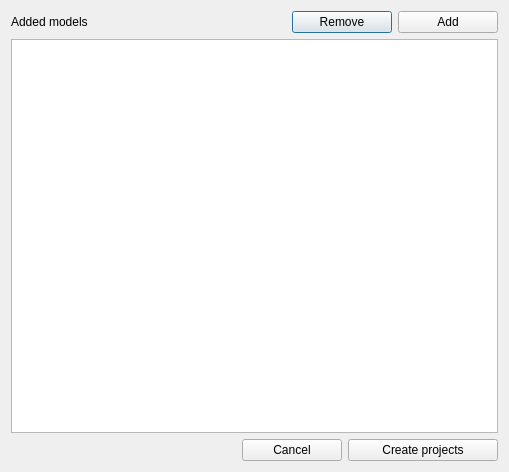
<?xml version="1.0" encoding="UTF-8"?>
<ui version="4.0">
 <class>Dialog</class>
 <widget class="QDialog" name="Dialog">
  <property name="geometry">
   <rect>
    <x>0</x>
    <y>0</y>
    <width>509</width>
    <height>472</height>
   </rect>
  </property>
  <property name="windowTitle">
   <string>Dialog</string>
  </property>
  <layout class="QVBoxLayout" name="verticalLayout_3">
   <item>
    <layout class="QVBoxLayout" name="verticalLayout_2">
     <item>
      <layout class="QVBoxLayout" name="verticalLayout">
       <item>
        <layout class="QHBoxLayout" name="horizontalLayout_2">
         <item>
          <widget class="QLabel" name="label">
           <property name="text">
            <string>Added models</string>
           </property>
          </widget>
         </item>
         <item>
          <spacer name="horizontalSpacer_2">
           <property name="orientation">
            <enum>Qt::Horizontal</enum>
           </property>
           <property name="sizeHint" stdset="0">
            <size>
             <width>40</width>
             <height>20</height>
            </size>
           </property>
          </spacer>
         </item>
         <item>
          <widget class="QPushButton" name="btn_remove">
           <property name="minimumSize">
            <size>
             <width>100</width>
             <height>0</height>
            </size>
           </property>
           <property name="text">
            <string>Remove</string>
           </property>
          </widget>
         </item>
         <item>
          <widget class="QPushButton" name="btn_add">
           <property name="minimumSize">
            <size>
             <width>100</width>
             <height>0</height>
            </size>
           </property>
           <property name="text">
            <string>Add</string>
           </property>
          </widget>
         </item>
        </layout>
       </item>
       <item>
        <widget class="QListWidget" name="list_models"/>
       </item>
      </layout>
     </item>
    </layout>
   </item>
   <item>
    <layout class="QHBoxLayout" name="horizontalLayout">
     <item>
      <spacer name="horizontalSpacer">
       <property name="orientation">
        <enum>Qt::Horizontal</enum>
       </property>
       <property name="sizeHint" stdset="0">
        <size>
         <width>40</width>
         <height>20</height>
        </size>
       </property>
      </spacer>
     </item>
     <item>
      <widget class="QPushButton" name="btn_cancel">
       <property name="minimumSize">
        <size>
         <width>100</width>
         <height>0</height>
        </size>
       </property>
       <property name="text">
        <string>Cancel</string>
       </property>
      </widget>
     </item>
     <item>
      <widget class="QPushButton" name="btn_create_projects">
       <property name="minimumSize">
        <size>
         <width>150</width>
         <height>0</height>
        </size>
       </property>
       <property name="text">
        <string>Create projects</string>
       </property>
      </widget>
     </item>
    </layout>
   </item>
  </layout>
 </widget>
 <resources/>
 <connections/>
</ui>
